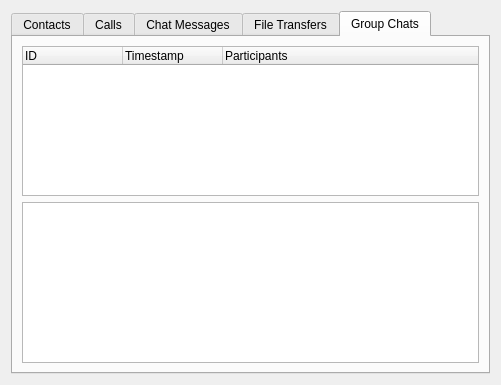
<?xml version="1.0" encoding="UTF-8"?>
<ui version="4.0">
 <class>Skype</class>
 <widget class="QWidget" name="Skype">
  <property name="geometry">
   <rect>
    <x>0</x>
    <y>0</y>
    <width>501</width>
    <height>385</height>
   </rect>
  </property>
  <property name="windowTitle">
   <string>Skype Browser</string>
  </property>
  <layout class="QHBoxLayout" name="horizontalLayout">
   <item>
    <widget class="QTabWidget" name="tabWidget">
     <property name="currentIndex">
      <number>4</number>
     </property>
     <widget class="QWidget" name="tab">
      <attribute name="title">
       <string>Contacts</string>
      </attribute>
      <layout class="QHBoxLayout" name="horizontalLayout_2">
       <item>
        <widget class="QTreeWidget" name="contactsTree">
         <property name="maximumSize">
          <size>
           <width>150</width>
           <height>16777215</height>
          </size>
         </property>
         <column>
          <property name="text">
           <string>ID</string>
          </property>
         </column>
         <column>
          <property name="text">
           <string>Contact</string>
          </property>
         </column>
        </widget>
       </item>
       <item>
        <layout class="QVBoxLayout" name="verticalLayout">
         <item>
          <widget class="QTableWidget" name="contactsTable">
           <property name="sizePolicy">
            <sizepolicy hsizetype="Expanding" vsizetype="Expanding">
             <horstretch>1</horstretch>
             <verstretch>0</verstretch>
            </sizepolicy>
           </property>
           <property name="editTriggers">
            <set>QAbstractItemView::NoEditTriggers</set>
           </property>
           <property name="verticalScrollMode">
            <enum>QAbstractItemView::ScrollPerPixel</enum>
           </property>
           <property name="horizontalScrollMode">
            <enum>QAbstractItemView::ScrollPerPixel</enum>
           </property>
           <property name="wordWrap">
            <bool>true</bool>
           </property>
           <attribute name="horizontalHeaderStretchLastSection">
            <bool>true</bool>
           </attribute>
           <attribute name="verticalHeaderVisible">
            <bool>false</bool>
           </attribute>
          </widget>
         </item>
         <item>
          <widget class="QLabel" name="imageLabel">
           <property name="text">
            <string/>
           </property>
           <property name="alignment">
            <set>Qt::AlignCenter</set>
           </property>
          </widget>
         </item>
        </layout>
       </item>
      </layout>
     </widget>
     <widget class="QWidget" name="tab_2">
      <attribute name="title">
       <string>Calls</string>
      </attribute>
      <layout class="QVBoxLayout" name="verticalLayout_2" stretch="0,1">
       <item>
        <widget class="QTreeWidget" name="callsTree">
         <property name="maximumSize">
          <size>
           <width>16777215</width>
           <height>150</height>
          </size>
         </property>
         <column>
          <property name="text">
           <string>ID</string>
          </property>
         </column>
         <column>
          <property name="text">
           <string>Timestamp</string>
          </property>
         </column>
         <column>
          <property name="text">
           <string>Remote</string>
          </property>
         </column>
         <column>
          <property name="text">
           <string>Status</string>
          </property>
         </column>
        </widget>
       </item>
       <item>
        <widget class="QTableWidget" name="callsTable">
         <attribute name="verticalHeaderVisible">
          <bool>false</bool>
         </attribute>
        </widget>
       </item>
      </layout>
     </widget>
     <widget class="QWidget" name="tab_3">
      <attribute name="title">
       <string>Chat Messages</string>
      </attribute>
      <layout class="QVBoxLayout" name="verticalLayout_3">
       <item>
        <widget class="QTreeWidget" name="messagesTree">
         <property name="maximumSize">
          <size>
           <width>16777215</width>
           <height>150</height>
          </size>
         </property>
         <column>
          <property name="text">
           <string>ID</string>
          </property>
         </column>
         <column>
          <property name="text">
           <string>Timestamp</string>
          </property>
         </column>
         <column>
          <property name="text">
           <string>Sender</string>
          </property>
         </column>
         <column>
          <property name="text">
           <string>Chatting with..</string>
          </property>
         </column>
        </widget>
       </item>
       <item>
        <widget class="QTableWidget" name="messagesTable">
         <property name="sizePolicy">
          <sizepolicy hsizetype="Expanding" vsizetype="Expanding">
           <horstretch>0</horstretch>
           <verstretch>1</verstretch>
          </sizepolicy>
         </property>
         <property name="maximumSize">
          <size>
           <width>16777215</width>
           <height>16777215</height>
          </size>
         </property>
         <property name="editTriggers">
          <set>QAbstractItemView::NoEditTriggers</set>
         </property>
         <property name="textElideMode">
          <enum>Qt::ElideNone</enum>
         </property>
         <property name="verticalScrollMode">
          <enum>QAbstractItemView::ScrollPerPixel</enum>
         </property>
         <property name="horizontalScrollMode">
          <enum>QAbstractItemView::ScrollPerPixel</enum>
         </property>
         <attribute name="verticalHeaderVisible">
          <bool>false</bool>
         </attribute>
        </widget>
       </item>
      </layout>
     </widget>
     <widget class="QWidget" name="tab_4">
      <attribute name="title">
       <string>File Transfers</string>
      </attribute>
      <layout class="QVBoxLayout" name="verticalLayout_4">
       <item>
        <widget class="QTreeWidget" name="transfersTree">
         <property name="maximumSize">
          <size>
           <width>16777215</width>
           <height>150</height>
          </size>
         </property>
         <column>
          <property name="text">
           <string>ID</string>
          </property>
         </column>
         <column>
          <property name="text">
           <string>Time</string>
          </property>
         </column>
         <column>
          <property name="text">
           <string>Partner</string>
          </property>
         </column>
         <column>
          <property name="text">
           <string>File name</string>
          </property>
         </column>
         <column>
          <property name="text">
           <string>Status</string>
          </property>
         </column>
        </widget>
       </item>
       <item>
        <widget class="QTableWidget" name="transfersTable">
         <property name="sizePolicy">
          <sizepolicy hsizetype="Expanding" vsizetype="Expanding">
           <horstretch>0</horstretch>
           <verstretch>1</verstretch>
          </sizepolicy>
         </property>
         <property name="editTriggers">
          <set>QAbstractItemView::NoEditTriggers</set>
         </property>
         <property name="textElideMode">
          <enum>Qt::ElideNone</enum>
         </property>
         <attribute name="verticalHeaderVisible">
          <bool>false</bool>
         </attribute>
        </widget>
       </item>
      </layout>
     </widget>
     <widget class="QWidget" name="tab_5">
      <attribute name="title">
       <string>Group Chats</string>
      </attribute>
      <layout class="QVBoxLayout" name="verticalLayout_5">
       <item>
        <widget class="QTreeWidget" name="groupChatsTree">
         <property name="maximumSize">
          <size>
           <width>16777215</width>
           <height>150</height>
          </size>
         </property>
         <column>
          <property name="text">
           <string>ID</string>
          </property>
         </column>
         <column>
          <property name="text">
           <string>Timestamp</string>
          </property>
         </column>
         <column>
          <property name="text">
           <string>Participants</string>
          </property>
         </column>
        </widget>
       </item>
       <item>
        <widget class="QTableWidget" name="groupChatsTable">
         <property name="sizePolicy">
          <sizepolicy hsizetype="Expanding" vsizetype="Expanding">
           <horstretch>0</horstretch>
           <verstretch>1</verstretch>
          </sizepolicy>
         </property>
        </widget>
       </item>
      </layout>
     </widget>
    </widget>
   </item>
  </layout>
 </widget>
 <resources/>
 <connections/>
</ui>
